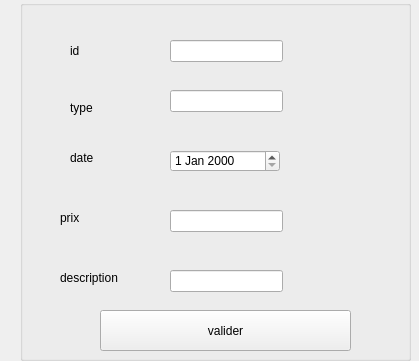
      <widget class="QWidget" name="page_8">
       <property name="geometry">
        <rect>
         <x>0</x>
         <y>0</y>
         <width>419</width>
         <height>361</height>
        </rect>
       </property>
       <attribute name="label">
        <string>modifier  finance</string>
       </attribute>
       <widget class="QLabel" name="label_erreur_2">
        <property name="geometry">
         <rect>
          <x>0</x>
          <y>300</y>
          <width>231</width>
          <height>31</height>
         </rect>
        </property>
        <property name="text">
         <string/>
        </property>
       </widget>
       <widget class="QGroupBox" name="groupBox">
        <property name="geometry">
         <rect>
          <x>20</x>
          <y>0</y>
          <width>391</width>
          <height>361</height>
         </rect>
        </property>
        <property name="title">
         <string/>
        </property>
        <widget class="QLabel" name="label_31">
         <property name="geometry">
          <rect>
           <x>50</x>
           <y>40</y>
           <width>61</width>
           <height>21</height>
          </rect>
         </property>
         <property name="text">
          <string>id</string>
         </property>
        </widget>
        <widget class="QLabel" name="label_33">
         <property name="geometry">
          <rect>
           <x>50</x>
           <y>100</y>
           <width>55</width>
           <height>16</height>
          </rect>
         </property>
         <property name="text">
          <string>type</string>
         </property>
        </widget>
        <widget class="QLineEdit" name="id_4">
         <property name="geometry">
          <rect>
           <x>150</x>
           <y>40</y>
           <width>113</width>
           <height>22</height>
          </rect>
         </property>
        </widget>
        <widget class="QLabel" name="label_32">
         <property name="geometry">
          <rect>
           <x>40</x>
           <y>270</y>
           <width>71</width>
           <height>16</height>
          </rect>
         </property>
         <property name="text">
          <string>description</string>
         </property>
        </widget>
        <widget class="QLabel" name="label_29">
         <property name="geometry">
          <rect>
           <x>40</x>
           <y>210</y>
           <width>55</width>
           <height>16</height>
          </rect>
         </property>
         <property name="text">
          <string>prix</string>
         </property>
        </widget>
        <widget class="QLineEdit" name="type_4">
         <property name="geometry">
          <rect>
           <x>150</x>
           <y>90</y>
           <width>113</width>
           <height>22</height>
          </rect>
         </property>
        </widget>
        <widget class="QDateEdit" name="date_4">
         <property name="geometry">
          <rect>
           <x>150</x>
           <y>150</y>
           <width>110</width>
           <height>22</height>
          </rect>
         </property>
        </widget>
        <widget class="QLineEdit" name="description_4">
         <property name="geometry">
          <rect>
           <x>150</x>
           <y>270</y>
           <width>113</width>
           <height>22</height>
          </rect>
         </property>
        </widget>
        <widget class="QLineEdit" name="prix_4">
         <property name="geometry">
          <rect>
           <x>150</x>
           <y>210</y>
           <width>113</width>
           <height>22</height>
          </rect>
         </property>
        </widget>
        <widget class="QLabel" name="label_30">
         <property name="geometry">
          <rect>
           <x>50</x>
           <y>150</y>
           <width>55</width>
           <height>16</height>
          </rect>
         </property>
         <property name="text">
          <string>date</string>
         </property>
        </widget>
        <widget class="QPushButton" name="pushButton_valider_2">
         <property name="geometry">
          <rect>
           <x>80</x>
           <y>310</y>
           <width>251</width>
           <height>41</height>
          </rect>
         </property>
         <property name="styleSheet">
          <string notr="true"/>
         </property>
         <property name="text">
          <string>valider</string>
         </property>
        </widget>
       </widget>
      </widget>
